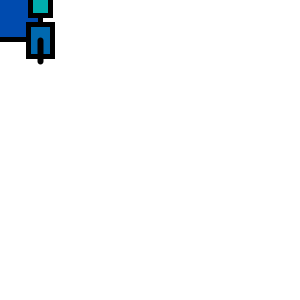
Frame 1 (no input)
Frame 60 (the mouse pressed at the canvas centre just before this capture): identical to frame 1, image omitted
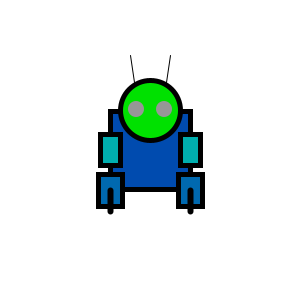
Frame 120 (the mouse held since frame 60 and released just before this capture)

The Processing sketch that drew these frames (run headless with seeded random() and noise(); from frame 60 on, the mouse is pressed at the canvas centre):

// Processing sketch: processing_152560
// ── processing_152560.pde

// Interactive Zoog2
// Based on Example 3-6: Interactive Zoog? Learning Processing by Daniel Shiffman
// http://www.learningprocessing.com/examples/chapter-3/example-3-6/

void setup()
{
  // setup() runs once
  size(300,300);
  smooth();
  frameRate(30);
}
void draw()
{
// draw() loops forever, until stopped
// Draw a white background
background(255);

// Set ellipses and rects to center
rectMode(CENTER);
ellipseMode(CENTER);

// Set stroke color (0) and weight
stroke(0);
strokeWeight(1);

// Antenna 1
line(pmouseX-20,mouseY-95,mouseX-16,mouseY-68);

// Antenna 2
line(pmouseX+20,mouseY-95,mouseX+16,mouseY-68);

strokeWeight(5);

//Body
fill(0,75,175);
rect(mouseX,mouseY,80,78);

//Head
stroke(0);
fill(0,225,0);
ellipse(mouseX,mouseY-40,60,60);

// Arms
fill(0,175,175);
rect(mouseX-40,mouseY,20,31);
rect(mouseX+40,mouseY,20,31);

//Legs
fill(0,105,175);
rect(mouseX-40,mouseY+40,24,32);
rect(mouseX+40,mouseY+40,24,32);

// Legs lines
stroke(0);
strokeWeight(6);
line(mouseX-40,mouseY+40,mouseX-40,mouseY+61);
line(mouseX+40,mouseY+40,mouseX+40,mouseY+61);

// Eyes
// Eye color is determined by the mouse location
fill(mouseX,pmouseX,mouseY); 
noStroke();
// Draw left eye
ellipse(mouseX-14,mouseY-41,16,16);

// Draw right eye
ellipse(mouseX+14,mouseY-41,16,16); 
}

void mousePressed()
{
println("Take me to your leader!");
}
